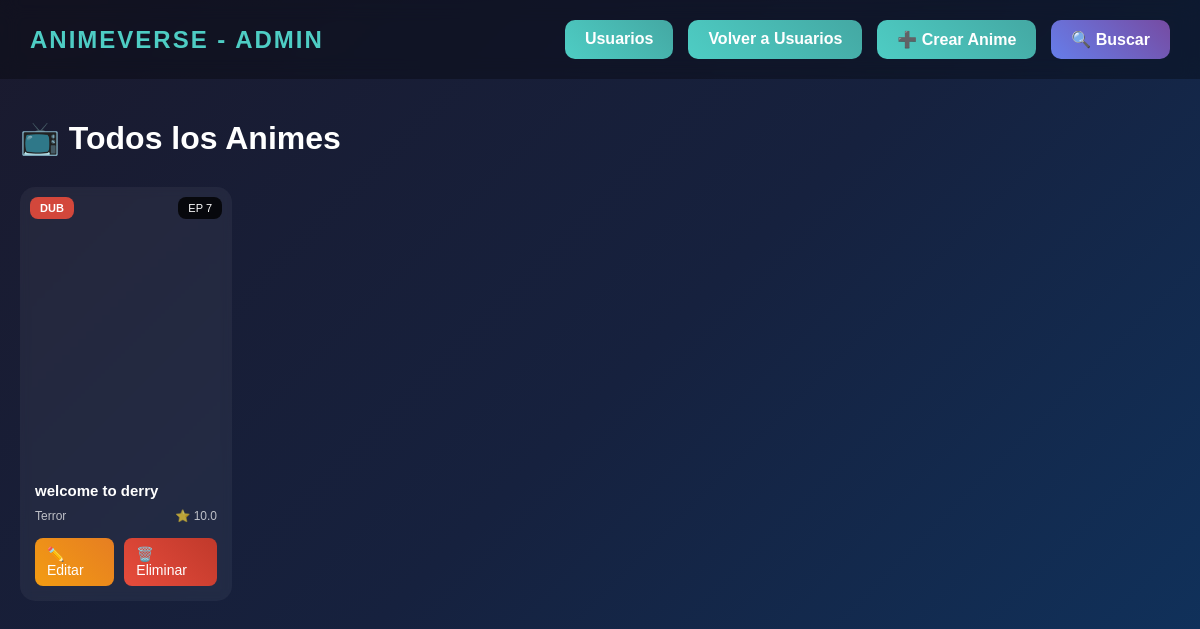
The app's page /menu/ with its own data.
### miapp/models.py (models this page shows, shortened)
class Anime(models.Model):
    CALIDAD_CHOICES = [
        ('SUB', 'Subtitulado'),
        ('DUB', 'Doblado'),
        ('RAW', 'Raw'),
    ]
    nombre = models.CharField(max_length=200)
    descripcion = models.TextField()
    imagen = models.URLField(max_length=500)
    episodios = models.IntegerField(default=1)
    calidad = models.CharField(max_length=3, choices=CALIDAD_CHOICES, default='SUB')
    genero = models.CharField(max_length=100)
    rating = models.DecimalField(max_digits=3, decimal_places=1, default=0.0)
    fecha_creacion = models.DateTimeField(auto_now_add=True)
    class Meta:
        ordering = ['-fecha_creacion']

### miapp/views.py (the view)
# urls.py: path("menu/", views.menu, name="menu"),
def menu(request):
    animes = Anime.objects.all()
    context = {
        'animes': animes
    }
    return render(request, 'menu.html', context)

### miapp/templates/menu.html (shortened to what this page needs)
<!DOCTYPE html>
<html lang="es">
<head>
</head>
<body>
    <header class="header">
        <div class="logo-text">ANIMEVERSE - ADMIN</div>
        <div class="admin-controls">
            <a href="{% url 'usuarios' %}" class="btn btn-create"> Usuarios</a>
            <a href="{% url 'login' %}" class="btn btn-create">Volver a Usuarios</a>
            <a href="{% url 'crear_anime' %}" class="btn btn-create">➕ Crear Anime</a>
            <a href="{% url 'buscar_anime' %}" class="btn btn-search">🔍 Buscar</a>
        </div>
    </header>
    <section class="content-section">
        <div class="section-header">
            <h2 class="section-title">📺 Todos los Animes</h2>
        </div>
        {% if animes %}
        <div class="anime-grid">
            {% for anime in animes %}
            <div class="anime-card">
                <div class="anime-poster" style="background-image: url('{{ anime.imagen }}');">
                    <div class="quality-badge {{ anime.calidad|lower }}">{{ anime.calidad }}</div>
                    <div class="episode-badge">EP {{ anime.episodios }}</div>
                </div>
                <div class="anime-info">
                    <div class="anime-title">{{ anime.nombre }}</div>
                    <div class="anime-meta">
                        <span>{{ anime.genero }}</span>
                        <div class="rating">⭐ {{ anime.rating }}</div>
                    </div>
                    <div class="anime-actions">
                        <a href="{% url 'actualizar_anime' anime.id %}" class="btn-icon btn-edit">✏️ Editar</a>
                        <a href="{% url 'eliminar_anime' anime.id %}" class="btn-icon btn-delete">🗑️ Eliminar</a>
                    </div>
                </div>
            </div>
            {% endfor %}
        </div>
        {% else %}
        <div class="empty-state">
            <h3>No hay animes registrados</h3>
            <p>Comienza agregando tu primer anime</p>
        </div>
        {% endif %}
    </section>
</body>
</html>

### miapp/templates/menu.html (style rules this page uses)
* { margin: 0; padding: 0; box-sizing: border-box; }
body { background: linear-gradient(135deg, #1a1a2e 0%, #16213e 50%, #0f3460 100%); color: white; font-family: 'Arial', sans-serif; min-height: 100vh; }
.header { display: flex; align-items: center; justify-content: space-between; padding: 20px 30px; background: rgba(0, 0, 0, 0.3); backdrop-filter: blur(10px); }
.logo-text { font-size: 24px; font-weight: bold; color: #4ecdc4; letter-spacing: 2px; }
.admin-controls { display: flex; gap: 15px; }
.btn { padding: 10px 20px; border: none; border-radius: 10px; cursor: pointer; font-weight: bold; transition: all 0.3s ease; text-decoration: none; display: inline-block; }
.btn-create { background: linear-gradient(45deg, #4ecdc4, #44a8a3); color: white; }
.btn-search { background: linear-gradient(45deg, #667eea, #764ba2); color: white; }
.content-section { margin: 40px 20px; }
.section-header { display: flex; justify-content: space-between; align-items: center; margin-bottom: 30px; }
.section-title { font-size: 2rem; font-weight: bold; }
.anime-grid { display: grid; grid-template-columns: repeat(auto-fill, minmax(200px, 1fr)); gap: 25px; }
.anime-card { position: relative; border-radius: 15px; overflow: hidden; transition: all 0.3s ease; cursor: pointer; background: rgba(255, 255, 255, 0.05); backdrop-filter: blur(5px); }
.anime-poster { width: 100%; height: 280px; background-size: cover; background-position: center; position: relative; }
.quality-badge { position: absolute; top: 10px; left: 10px; padding: 5px 10px; font-size: 11px; font-weight: bold; border-radius: 8px; text-transform: uppercase; }
.dub { background: rgba(231, 76, 60, 0.9); }
.episode-badge { position: absolute; top: 10px; right: 10px; background: rgba(0, 0, 0, 0.8); padding: 5px 10px; font-size: 11px; border-radius: 8px; }
.anime-info { padding: 15px; }
.anime-title { font-weight: bold; margin-bottom: 10px; font-size: 15px; }
.anime-meta { display: flex; justify-content: space-between; font-size: 12px; opacity: 0.7; margin-bottom: 15px; }
.rating { display: flex; align-items: center; gap: 5px; }
.anime-actions { display: flex; gap: 10px; justify-content: center; }
.btn-icon { padding: 8px 12px; border: none; border-radius: 8px; cursor: pointer; font-size: 14px; transition: all 0.3s ease; text-decoration: none; display: inline-block; }
.btn-edit { background: linear-gradient(45deg, #f39c12, #e67e22); color: white; }
.btn-delete { background: linear-gradient(45deg, #e74c3c, #c0392b); color: white; }

### records on screen
Anime: calidad "DUB", episodios "7", nombre "welcome to derry", genero "Terror", rating "10.0"
